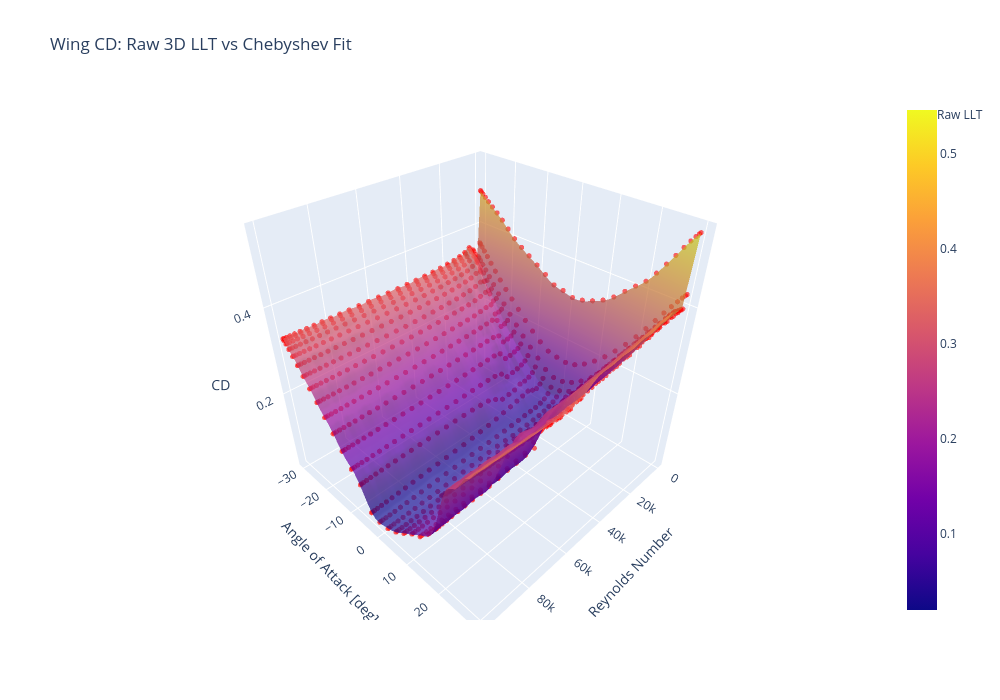

Notebook cell for this chart:
### Markdown cell above
## Plot Wing CD: Raw vs Chebyshev Fit

### Code cell
fig = go.Figure()

# Scatter plot of raw LLT data
fig.add_trace(go.Scatter3d(
    x=Re_grid.flatten(),
    y=alpha_grid.flatten(),
    z=wing_CD_raw.flatten(),
    mode='markers',
    marker=dict(size=3, color='red', opacity=0.6),
    name='Raw LLT',
    hovertemplate='Re: %{x:.0f}<br>α: %{y:.2f}°<br>CD: %{z:.4f}<extra></extra>'
))

# Surface plot of Chebyshev fit
CD_surface = evaluate_chebyshev(AA_mesh, RE_mesh, wing_phi_CD, alpha_range, Re_range)
CD_surface = CD_surface.reshape(n_grid, n_grid)

fig.add_trace(go.Surface(
    x=Re_fine,
    y=alpha_fine,
    z=CD_surface,
    colorscale='Plasma',
    name='Chebyshev Fit',
    showscale=True,
    opacity=0.7,
    hovertemplate='Re: %{x:.0f}<br>α: %{y:.2f}°<br>CD: %{z:.4f}<extra></extra>'
))

fig.update_layout(
    title="Wing CD: Raw 3D LLT vs Chebyshev Fit",
    scene=dict(
        xaxis_title='Reynolds Number',
        yaxis_title='Angle of Attack [deg]',
        zaxis_title='CD',
    ),
    width=1000,
    height=700,
    showlegend=True
)

fig.show()

### Figure 1 — Plotly figure (JSON) as saved in the notebook; plotly's stock layout.template omitted (floating-point values rounded to 4 significant figures; data arrays with more than 128 entries replaced by an {"elided": "..."} marker saying what was removed)
{"data": [{"hovertemplate": "Re: %{x:.0f}<br>α: %{y:.2f}°<br>CD: %{z:.4f}<extra></extra>", "marker": {"color": "red", "opacity": 0.6, "size": 3}, "mode": "markers", "name": "Raw LLT", "type": "scatter3d", "x": {"elided": "1024 float values"}, "y": {"elided": "1024 float values"}, "z": {"elided": "1024 float values"}}, {"colorscale": [[0, "#0d0887"], [0.1111, "#46039f"], [0.2222, "#7201a8"], [0.3333, "#9c179e"], [0.4444, "#bd3786"], [0.5556, "#d8576b"], [0.6667, "#ed7953"], [0.7778, "#fb9f3a"], [0.8889, "#fdca26"], [1, "#f0f921"]], "hovertemplate": "Re: %{x:.0f}<br>α: %{y:.2f}°<br>CD: %{z:.4f}<extra></extra>", "name": "Chebyshev Fit", "opacity": 0.7, "showscale": true, "type": "surface", "x": [160.2, 2196.0, 4233.0, 6269.0, 8305.0, 10340.0, 12380.0, 14410.0, 16450.0, 18490.0, 20520.0, 22560.0, 24600.0, 26630.0, 28670.0, 30700.0, 32740.0, 34780.0, 36810.0, 38850.0, 40890.0, 42920.0, 44960.0, 47000.0, 49030.0, 51070.0, 53100.0, 55140.0, 57180.0, 59210.0, 61250.0, 63290.0, 65320.0, 67360.0, 69400.0, 71430.0, 73470.0, 75500.0, 77540.0, 79580.0, 81610.0, 83650.0, 85690.0, 87720.0, 89760.0, 91790.0, 93830.0, 95870.0, 97900.0, 99940.0], "y": [-29.96, -28.74, -27.52, -26.29, -25.07, -23.85, -22.63, -21.4, -20.18, -18.96, -17.73, -16.51, -15.29, -14.06, -12.84, -11.62, -10.4, -9.173, -7.95, -6.727, -5.504, -4.281, -3.058, -1.835, -0.6115, 0.6115, 1.835, 3.058, 4.281, 5.504, 6.727, 7.95, 9.173, 10.4, 11.62, 12.84, 14.06, 15.29, 16.51, 17.73, 18.96, 20.18, 21.4, 22.63, 23.85, 25.07, 26.29, 27.52, 28.74, 29.96], "z": {"elided": "50x50 float values"}}], "layout": {"height": 700, "scene": {"xaxis": {"title": {"text": "Reynolds Number"}}, "yaxis": {"title": {"text": "Angle of Attack [deg]"}}, "zaxis": {"title": {"text": "CD"}}}, "showlegend": true, "title": {"text": "Wing CD: Raw 3D LLT vs Chebyshev Fit"}, "width": 1000}}
